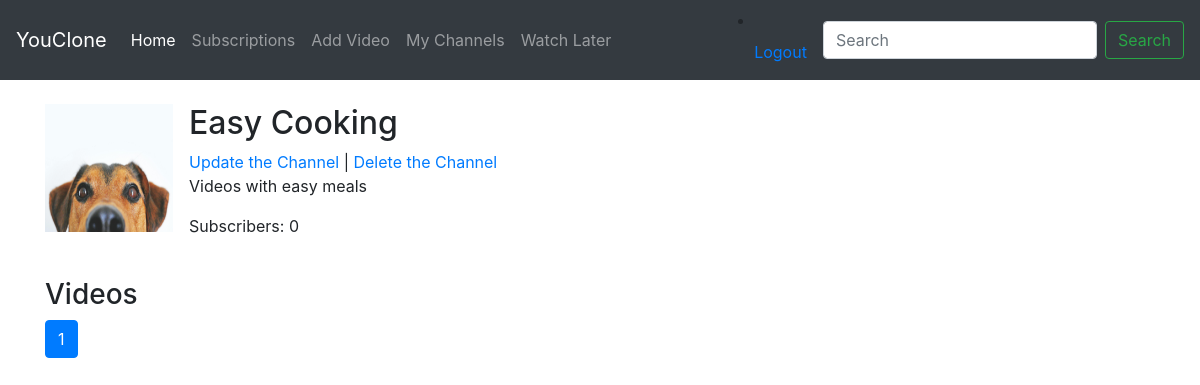
The app's page /channel/5/creator (signed in) with its own data.
### channel/models.py (models this page shows, shortened)
class Channel(models.Model):
    DEFAULT_AVATAR = 'avatars/default_avatar.jpg'
    name = models.CharField(max_length=30)
    user = models.ForeignKey(User, null=True, on_delete=models.CASCADE)
    description = models.TextField(max_length=5000, blank=True)
    subscribers = models.ManyToManyField(User, related_name='channel_subscribers', blank=True)
    creation_date = models.DateTimeField(auto_now_add=True)
    avatar = models.ImageField(default=DEFAULT_AVATAR, upload_to='avatars/', blank=True, null=True)
    def get_update_url(self):
        return reverse('channel:channel-update', kwargs={'pk': self.pk})
    def get_delete_url(self):
        return reverse('channel:channel-delete', kwargs={'pk': self.pk})
    def subscriber_count(self):
        return self.subscribers.count()

### channel/views.py (the view)
# urls.py: path('channel/<int:pk>/creator', views.creator_channel_detail, name='creator-channel-detail'),
def creator_channel_detail(request, pk):
    channel, context = get_channel(request, pk)
    if request.user != channel.user:
        return redirect(channel.get_absolute_url())
    return render(request, 'channel/creator_channel_detail.html', context)

### channel/views.py (called while the page is built)
def get_channel(request, pk):
    channel = get_object_or_404(Channel, pk=pk)
    video_list = Video.objects.filter(channel_id=pk).order_by('-upload_date')
    paginator = Paginator(video_list, 20)
    page_number = request.GET.get('page')
    page_obj = paginator.get_page(page_number)
    context = {
        'channel': channel,
        'page_obj': page_obj
    }
    return channel, context

### channel/templates/channel/creator_channel_detail.html (shortened to what this page needs)
{% extends 'video/base.html' %}
{% block content %}
    <div class="container mt-4">
        <div class="row">
            <div class="col-md-8">
                <div class="media">
                    <img src="{{ channel.avatar.url }}" class="mr-3" alt="{{ channel.name }} Avatar" width="128"
                         height="128">
                    <div class="media-body">
                        <h2 class="mt-0">{{ channel.name }}</h2>
                                  <a href="{{ channel.get_update_url }}">Update the Channel</a>
                                | <a href="{{ channel.get_delete_url }}">Delete the Channel</a>
                        <p>{{ channel.description }}</p>
                        <p>Subscribers: {{ channel.subscriber_count }}</p>
                    </div>
                </div>
                <div class="mt-4">
                    <h3>Videos</h3>
                    </div>
                    <nav aria-label="Page navigation example">
                        <ul class="pagination">
                            <li class="page-item active">
                                <a class="page-link" href="#">{{ page_obj.number }}</a>
                            </li>
                        </ul>
                    </nav>
                </div>
            </div>
            <div class="col-md-4">
            </div>
        </div>
{% endblock %}

### records on screen
Channel: avatar (placeholder picture), name "Easy Cooking", description "Videos with easy meals", subscriber_count "0"

### other values on screen
{{ page_obj.number }} "1"
